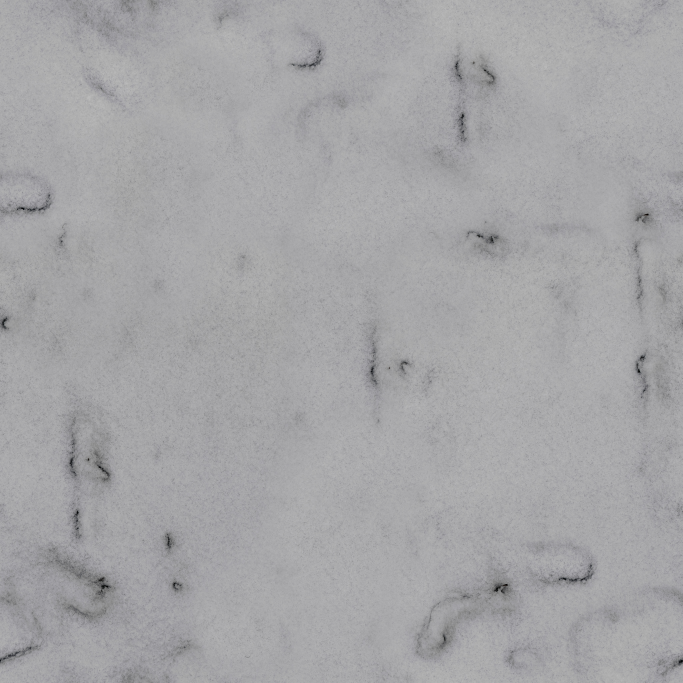
#> input picture assets/terrain/materials/snow_02/snow_02_diff_2k.jpg, 2048 x 2048 px, found by its file name (shown at 1/3 size)
$ python attenuate_surface_marks.py assets/terrain/materials/snow_02/snow_02_diff_2k.jpg
#> lines starting #> are read from the running program, lines starting #| are printed output that depends on the picture; long printed decimals are rounded
#!/usr/bin/env python3
"""
atenua as marcas grandes de alto contraste de uma textura de superficie, preservando o grao fino.
pensado para o snow_02 de europa, cujas manchas parecem pegadas e vento de neve terrestre.

a ideia e separar a imagem em duas partes:
    baixa = borrao gaussiano (as marcas grandes)
    alta  = imagem - baixa (o grao fino)
e atenuar so a baixa, com strength 0.0 (nao muda nada) a 1.0 (remove tudo acima da escala de
sigma). o borrao e feito por fft, que ja trata a imagem como periodica (wrap-around): a textura
repete em tile, entao a borda esquerda continua na direita e o borrao nao cria emenda.

--kind albedo: trabalha na cor, convertida de srgb para linear.
    resultado = media + (1 - strength) * (baixa - media) + alta
    a cor media por canal se mantem, porque o borrao preserva a media.

--kind normal: trabalha na altura que o normal map descreve, nao na normal. a borda de uma
pegada e um degrau afiado, que na normal aparece como alta frequencia; na altura a pegada inteira
e uma depressao de baixa frequencia.
    1. converte a normal (convencao opengl) em gradiente de altura
    2. integra o gradiente por fft (frankot-chellappa) so para achar a altura baixa
    3. gradiente_novo = gradiente_original - media - strength * gradiente(baixa)
    isso equivale a altura_nova = (1 - strength) * baixa + alta, mas sem ida e volta pela
    integracao: com strength 0.0 a normal sai igual a original (menos a inclinacao media), e a
    parte do mapa que nao e integravel (ruido do jpeg, ~3% da energia) nao se perde.
    a inclinacao media e descartada, entao NORMAL_MAP_MEAN_XY no shader cai para perto de zero.

a referencia de escala: o tile fisico do snow_02 e 2,0 m em 2048 px, cerca de 1 mm por pixel.

dependencias: numpy, pillow
uso:
    python3 tools/attenuate_surface_marks.py assets/terrain/materials/snow_02/snow_02_diff_2k.jpg
    python3 tools/attenuate_surface_marks.py assets/terrain/materials/snow_02/snow_02_nor_gl_2k.jpg --kind normal
    python3 tools/attenuate_surface_marks.py <imagem> --sigma-px 16 --strength 0.7
"""

import argparse
import re
from pathlib import Path

import numpy as np
from PIL import Image

DEFAULT_SIGMA_PX = 16.0
DEFAULT_STRENGTH = 0.7
DEFAULT_COMPARE_DIR = Path("tools/out")

# a diferenca entre original e atenuado e pequena (alguns niveis de 255); amplificada em torno do
# cinza medio para ficar visivel no painel de comparacao
DIFF_GAIN = 8.0

# cada painel da comparacao e reduzido por este fator, senao o arquivo ficaria enorme
COMPARE_DOWNSCALE = 2

# luz rasante do preview sombreado: elevacao baixa, vinda do canto superior esquerdo da imagem
PREVIEW_LIGHT_ELEVATION_DEG = 12.0
PREVIEW_LIGHT_AZIMUTH_DEG = 135.0

# protege a divisao por nz em texels quase de lado (o menor nz do snow_02 e ~0,29)
MIN_NORMAL_Z = 0.05


def srgb_to_linear(value: np.ndarray) -> np.ndarray:
    return np.where(value <= 0.04045, value / 12.92, ((value + 0.055) / 1.055) ** 2.4)


def linear_to_srgb(value: np.ndarray) -> np.ndarray:
    value = np.clip(value, 0.0, 1.0)
    return np.where(value <= 0.0031308, value * 12.92, 1.055 * value ** (1.0 / 2.4) - 0.055)


def angular_frequencies(shape):
    """frequencias angulares (rad/px) das linhas e das colunas, na ordem da fft."""
    height, width = shape
    return 2.0 * np.pi * np.fft.fftfreq(height)[:, None], 2.0 * np.pi * np.fft.fftfreq(width)[None, :]


def gaussian_kernel(shape, sigma_px: float) -> np.ndarray:
    """transformada da gaussiana de desvio sigma (em pixels), com ganho 1 na frequencia zero."""
    omega_row, omega_col = angular_frequencies(shape)
    return np.exp(-0.5 * sigma_px**2 * (omega_col**2 + omega_row**2))


def gaussian_lowpass(channel: np.ndarray, sigma_px: float) -> np.ndarray:
    """borrao gaussiano periodico de um canal 2d, aplicado no dominio da frequencia."""
    return np.real(np.fft.ifft2(np.fft.fft2(channel) * gaussian_kernel(channel.shape, sigma_px)))


def split_bands(image: np.ndarray, sigma_px: float):
    """separa cada canal em media, parte baixa centralizada e parte alta."""
    mean = image.mean(axis=(0, 1))
    centered = image - mean
    low = np.stack([gaussian_lowpass(centered[..., c], sigma_px) for c in range(image.shape[2])], axis=-1)
    high = centered - low
    return mean, low, high


def default_output_path(input_path: Path) -> Path:
    """insere _attenuated antes do sufixo de resolucao (_2k): snow_02_nor_gl_2k -> snow_02_nor_gl_attenuated_2k."""
    stem = input_path.stem
    match = re.search(r"_(\d+k)$", stem)
    if match:
        stem = f"{stem[:match.start()]}_attenuated_{match.group(1)}"
    else:
        stem = f"{stem}_attenuated"
    return input_path.with_name(f"{stem}.png")


def to_image(values: np.ndarray) -> Image.Image:
    image = Image.fromarray(np.round(np.clip(values, 0.0, 1.0) * 255.0).astype(np.uint8))
    size = (image.width // COMPARE_DOWNSCALE, image.height // COMPARE_DOWNSCALE)
    return image.resize(size, Image.Resampling.LANCZOS)


def save_sheet(rows, path: Path):
    """monta uma grade de paineis (lista de linhas, cada linha uma lista de arrays) e salva."""
    images = [[to_image(panel) for panel in row] for row in rows]
    cell_width, cell_height = images[0][0].size
    sheet = Image.new("RGB", (cell_width * len(images[0]), cell_height * len(images)))
    for row_index, row in enumerate(images):
        for col_index, image in enumerate(row):
            sheet.paste(image, (col_index * cell_width, row_index * cell_height))
    path.parent.mkdir(parents=True, exist_ok=True)
    sheet.save(path)


def compare_path_for(compare_dir: Path, output: Path, sigma_px: float, strength: float) -> Path:
    return compare_dir / f"{output.stem}_compare_sigma{sigma_px:g}_strength{strength:g}.png"


def print_albedo_stats(label: str, image_linear: np.ndarray, sigma_px: float):
    mean, low, high = split_bands(image_linear, sigma_px)
    print(f"{label}")
    print(f"  media linear por canal (r, g, b): {np.round(mean, 4)}")
    print(f"  media srgb por canal   (r, g, b): {np.round(linear_to_srgb(mean), 4)}")
    print(f"  desvio da parte baixa  (r, g, b): {np.round(low.std(axis=(0, 1)), 4)}")
    print(f"  desvio da parte alta   (r, g, b): {np.round(high.std(axis=(0, 1)), 4)}")


def run_albedo(input_path: Path, output: Path, sigma_px: float, strength: float, compare_dir: Path):
    original_srgb = np.asarray(Image.open(input_path).convert("RGB")).astype(np.float64) / 255.0
    original_linear = srgb_to_linear(original_srgb)

    mean, low, high = split_bands(original_linear, sigma_px)
    attenuated_linear = mean + (1.0 - strength) * low + high

    clipped = np.mean((attenuated_linear < 0.0) | (attenuated_linear > 1.0))
    attenuated_srgb = np.round(linear_to_srgb(attenuated_linear) * 255.0) / 255.0

    output.parent.mkdir(parents=True, exist_ok=True)
    Image.fromarray(np.round(attenuated_srgb * 255.0).astype(np.uint8)).save(output)

    compare_path = compare_path_for(compare_dir, output, sigma_px, strength)
    diff = 0.5 + DIFF_GAIN * (attenuated_srgb - original_srgb)
    save_sheet([[original_srgb, attenuated_srgb, diff]], compare_path)

    print(f"albedo, sigma = {sigma_px:g} px, strength = {strength:g}")
    print_albedo_stats("antes", original_linear, sigma_px)
    # as estatisticas de depois sao do png salvo (ja quantizado em 8 bits), nao do valor em float
    print_albedo_stats("depois", srgb_to_linear(attenuated_srgb), sigma_px)
    print(f"fracao de valores cortados em [0, 1]: {clipped:.6f}")
    return compare_path


# [48 lines left out: functions decode_normal_map, encode_normal_map, low_height_gradient, attenuate_normal_gradients, not called in this run]


def quantize(encoded: np.ndarray) -> np.ndarray:
    return np.round(np.clip(encoded, 0.0, 1.0) * 255.0) / 255.0


def unit_normals(encoded: np.ndarray) -> np.ndarray:
    normal = encoded * 2.0 - 1.0
    return normal / np.linalg.norm(normal, axis=-1, keepdims=True)


def angle_between_deg(encoded_a: np.ndarray, encoded_b: np.ndarray) -> np.ndarray:
    cosine = np.sum(unit_normals(encoded_a) * unit_normals(encoded_b), axis=-1)
    return np.degrees(np.arccos(np.clip(cosine, -1.0, 1.0)))


def tilt_deg(encoded: np.ndarray) -> np.ndarray:
    """inclinacao de cada texel em relacao a vertical do plano tangente."""
    return np.degrees(np.arccos(np.clip(unit_normals(encoded)[..., 2], -1.0, 1.0)))


# [52 lines left out: functions shaded_preview, run_normal, not called in this run]


def main():
    parser = argparse.ArgumentParser(description=__doc__, formatter_class=argparse.RawDescriptionHelpFormatter)
    parser.add_argument("input", type=Path, help="textura original (jpg ou png)")
    parser.add_argument("--kind", choices=["albedo", "normal"], default="albedo",
                        help="albedo em srgb ou normal map opengl (padrao albedo)")
    parser.add_argument("--sigma-px", type=float, default=DEFAULT_SIGMA_PX,
                        help=f"desvio do borrao, em pixels; separa marca de grao (padrao {DEFAULT_SIGMA_PX})")
    parser.add_argument("--strength", type=float, default=DEFAULT_STRENGTH,
                        help=f"quanto atenuar a parte baixa, de 0.0 a 1.0 (padrao {DEFAULT_STRENGTH})")
    parser.add_argument("--output", type=Path, default=None,
                        help="png de saida (padrao: ao lado do original, com _attenuated no nome)")
    parser.add_argument("--compare-dir", type=Path, default=DEFAULT_COMPARE_DIR,
                        help=f"pasta da imagem de comparacao (padrao {DEFAULT_COMPARE_DIR})")
    args = parser.parse_args()

    if not 0.0 <= args.strength <= 1.0:
        parser.error("--strength precisa estar entre 0.0 e 1.0")
    if args.sigma_px <= 0.0:
        parser.error("--sigma-px precisa ser positivo")

    output = args.output or default_output_path(args.input)
    if output.resolve() == args.input.resolve():
        parser.error("a saida nao pode sobrescrever o original")

    run = run_albedo if args.kind == "albedo" else run_normal
    compare_path = run(args.input, output, args.sigma_px, args.strength, args.compare_dir)
#> in srgb_to_linear, `return np.where(value <= 0.04045, value / 12.92, ((value + 0.055) / 1...`:
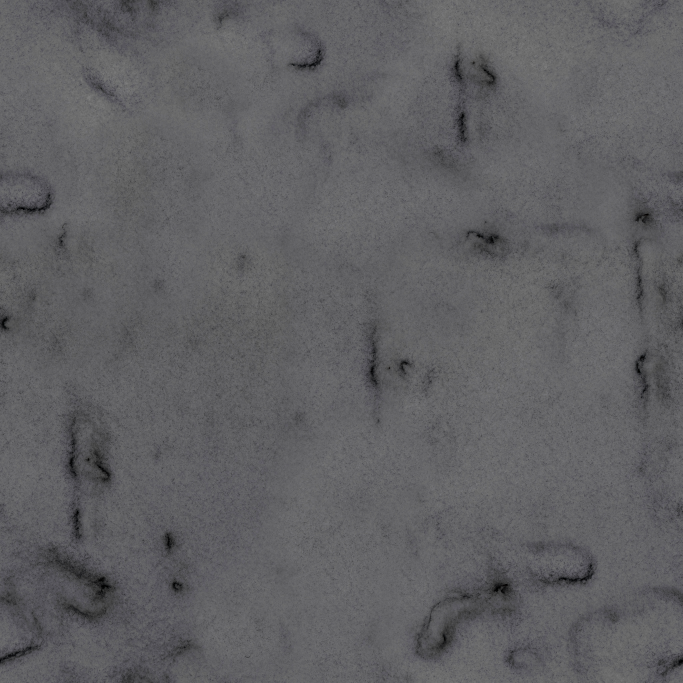
#> returned value: shape (2048, 2048, 3) float64 (shown at 1/3 size); mean of channels 0, 1, 2 0.379, 0.379, 0.389; drawn as R, G, B
#> in split_bands, `mean = image.mean(axis=(0, 1))`: mean = [0.379, 0.379, 0.389]
#> call 2 of gaussian_kernel, with shape = (2048, 2048), sigma_px = 16
#> in gaussian_kernel (call 2), `omega_row, omega_col = angular_frequencies(shape)`: omega_row = 2048 values, max 3.14 at index 1023, min -3.14 at index 1024, mean -0.00153
#> in gaussian_kernel (call 2), `return np.exp(-0.5 * sigma_px**2 * (omega_col**2 + omega_row**2))`:
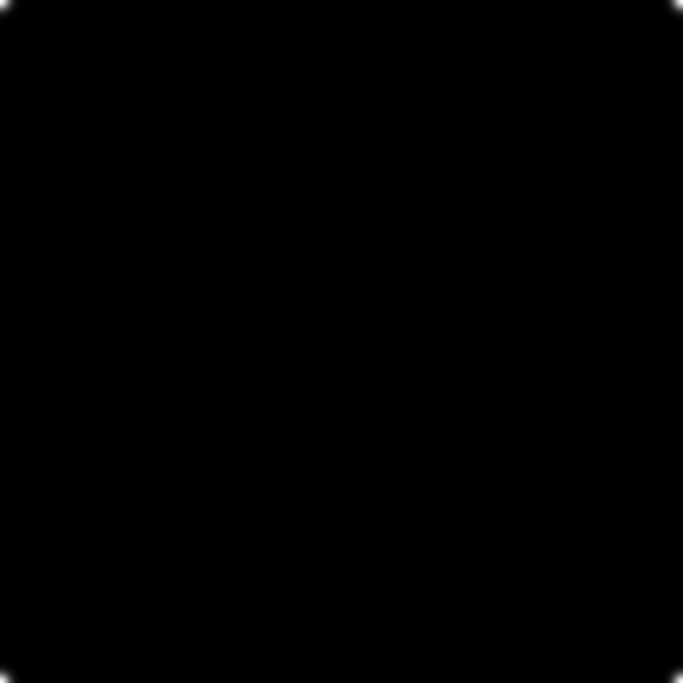
#> returned value: shape (2048, 2048) float64 (shown at 1/3 size); min 0, max 1, mean 0.000622
#> in split_bands, `high = centered - low`:
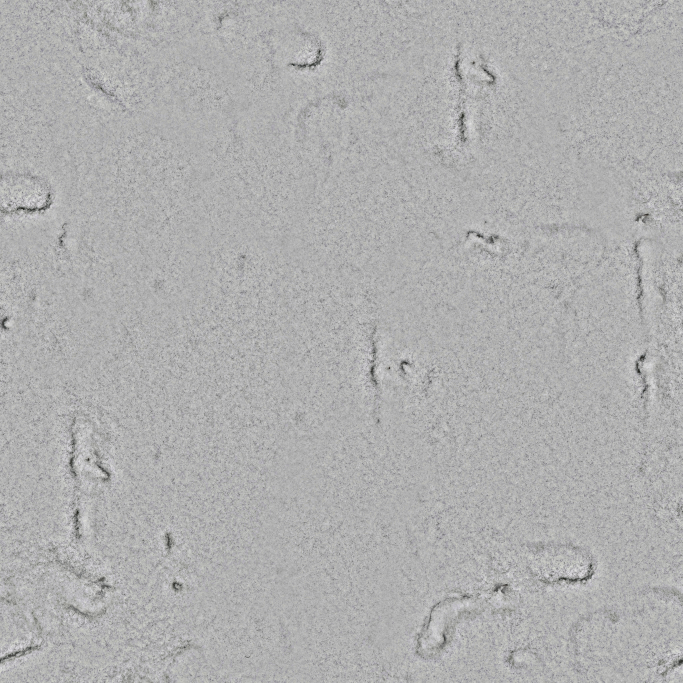
#> high: shape (2048, 2048, 3) float64 (shown at 1/3 size); mean R, G, B 9.68e-19, -7.32e-19, 1.8e-19; drawn with min black and max white
#> in run_albedo, `mean, low, high = split_bands(original_linear, sigma_px)`: mean = [0.379, 0.379, 0.389]
#> in run_albedo, `clipped = np.mean((attenuated_linear < 0.0) | (attenuated_linear > 1.0))`: clipped = 0
#> in run_albedo, `diff = 0.5 + DIFF_GAIN * (attenuated_srgb - original_srgb)`:
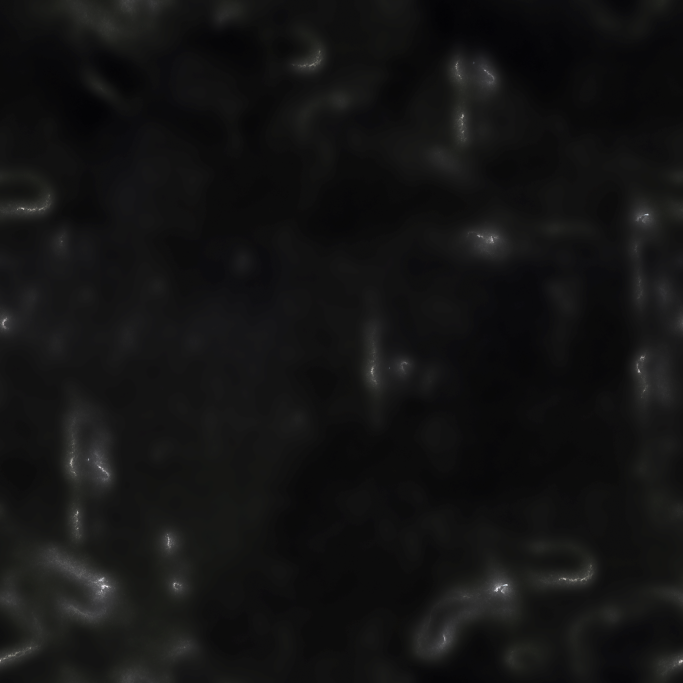
#> diff: shape (2048, 2048, 3) float64 (shown at 1/3 size); mean R, G, B 0.507, 0.507, 0.506; drawn with min black and max white
#> in to_image, image is the input picture: PIL image 2048x2048 RGB; mean R, G, B 165.2, 165.1, 167.1
#> in to_image (call 3), `image = Image.fromarray(np.round(np.clip(values, 0.0, 1.0) * 255.0).as..`:
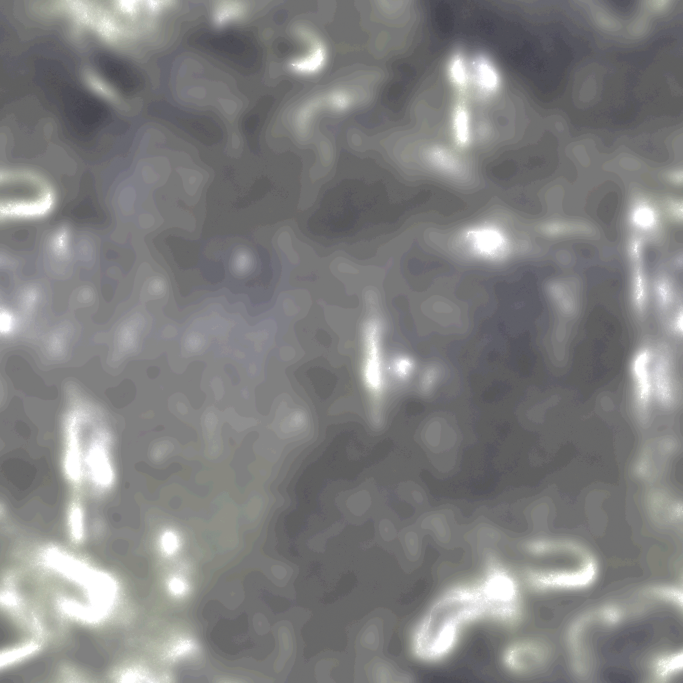
#> image: PIL image 2048x2048 RGB (shown at 1/3 size); mean R, G, B 128.3, 128.4, 128.2
#> in save_sheet, `images = [[to_image(panel) for panel in row] for row in rows]`: images = 1 item
#> in save_sheet, `sheet = Image.new("RGB", (cell_width * len(images[0]), cell_height * l..`: sheet: PIL image 3072x1024 RGB; every value is 0
#> the loop in save_sheet, `for row_index, row in enumerate(images):` made 1 pass
#> row_index on pass 1: 0
#> after the loop in save_sheet, `for row_index, row in enumerate(images):`:
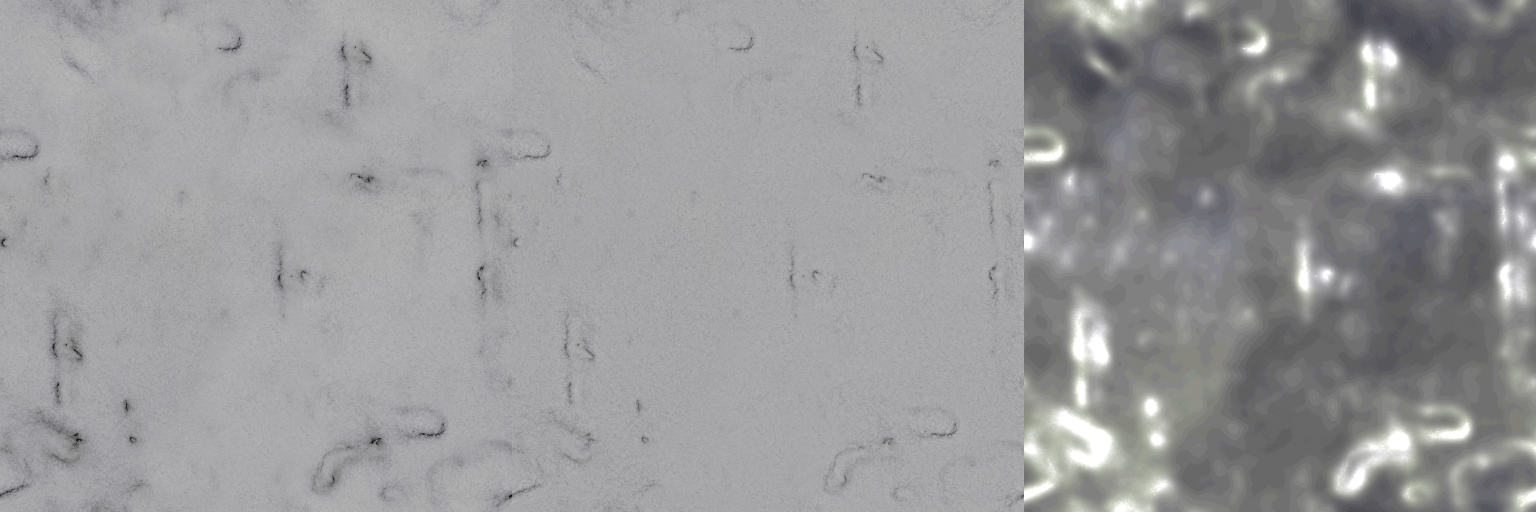
#> sheet: PIL image 3072x1024 RGB (shown at 1/2 size); mean R, G, B 153, 152.9, 154.2
#> in print_albedo_stats, `mean, low, high = split_bands(image_linear, sigma_px)`: mean = [0.379, 0.379, 0.389]
#|   media linear por canal (r, g, b): [0.3792 0.3787 0.3888]
#|   media srgb por canal   (r, g, b): [0.6494 0.6489 0.6567]
#|   desvio da parte baixa  (r, g, b): [0.0309 0.0313 0.0298]
#|   desvio da parte alta   (r, g, b): [0.0289 0.029  0.0288]
#> in gaussian_lowpass (call 7), `return np.real(np.fft.ifft2(np.fft.fft2(channel) * gaussian_kernel(cha..`:
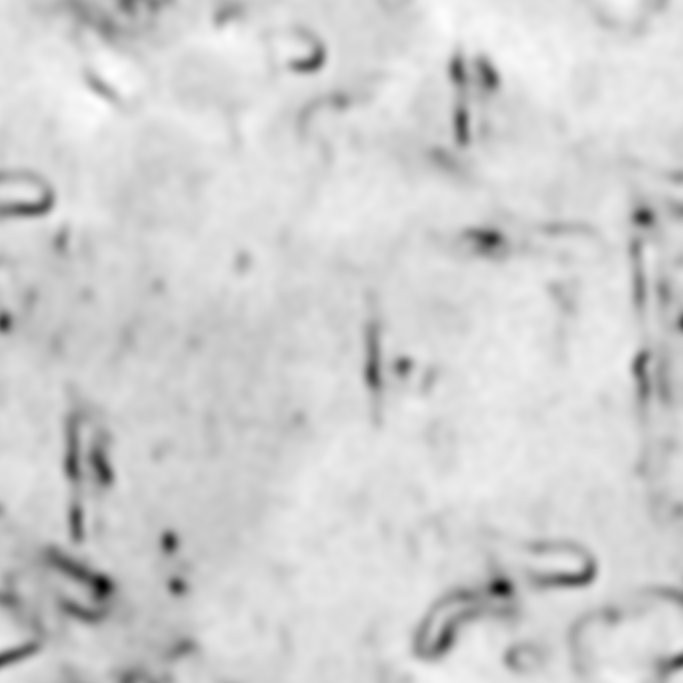
#> returned value: shape (2048, 2048) float64 (shown at 1/3 size); min -0.0926, max 0.0207, mean 9.36e-12; drawn with min black and max white
#|   media linear por canal (r, g, b): [0.3793 0.3787 0.3888]
#|   media srgb por canal   (r, g, b): [0.6494 0.649  0.6567]
#|   desvio da parte baixa  (r, g, b): [0.0111 0.0112 0.0108]
#|   desvio da parte alta   (r, g, b): [0.0281 0.0283 0.0281]
#| fracao de valores cortados em [0, 1]: 0

#> (the run stopped early here; a loop or call above may not have finished)
